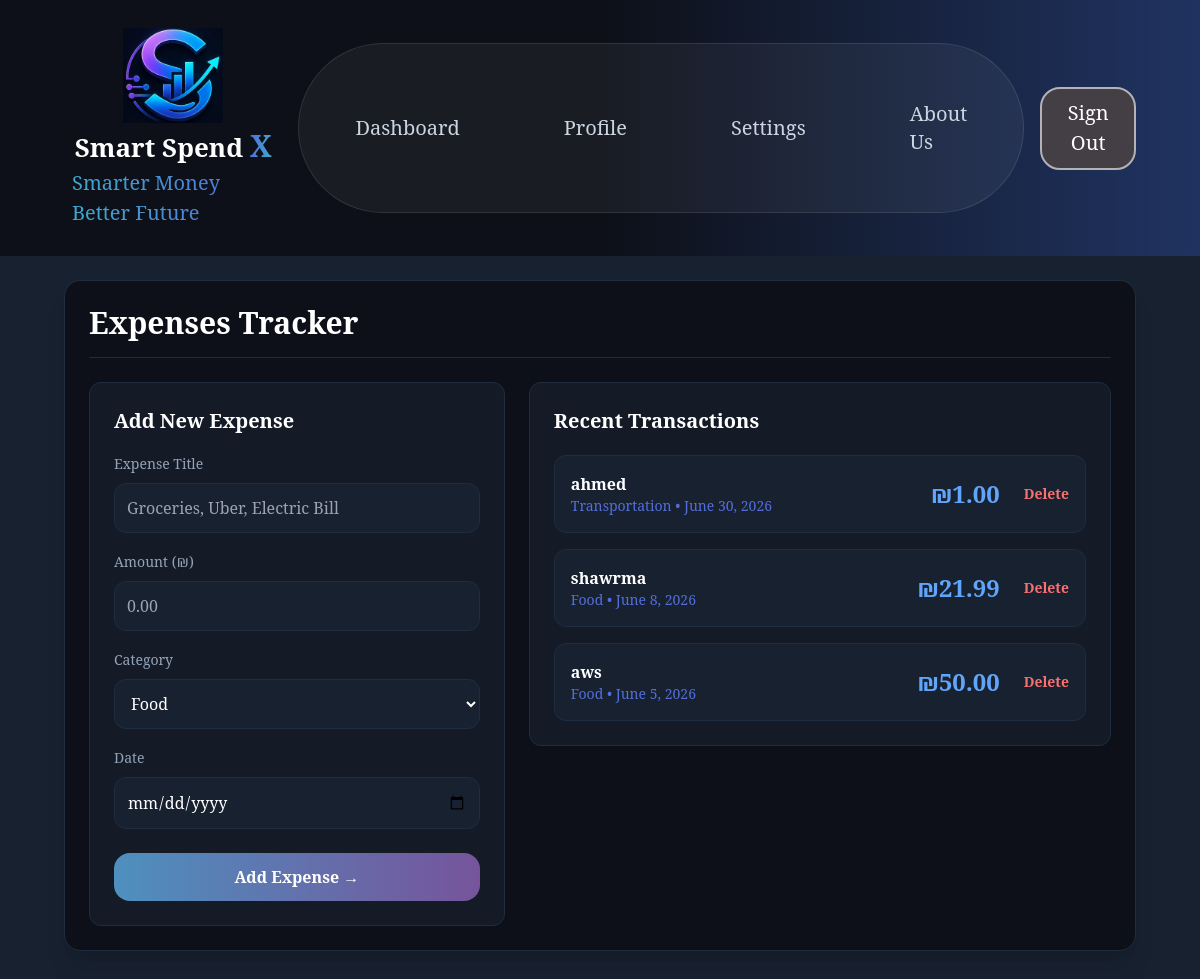
The page /expenses/ (signed in) on the database as committed earlier.
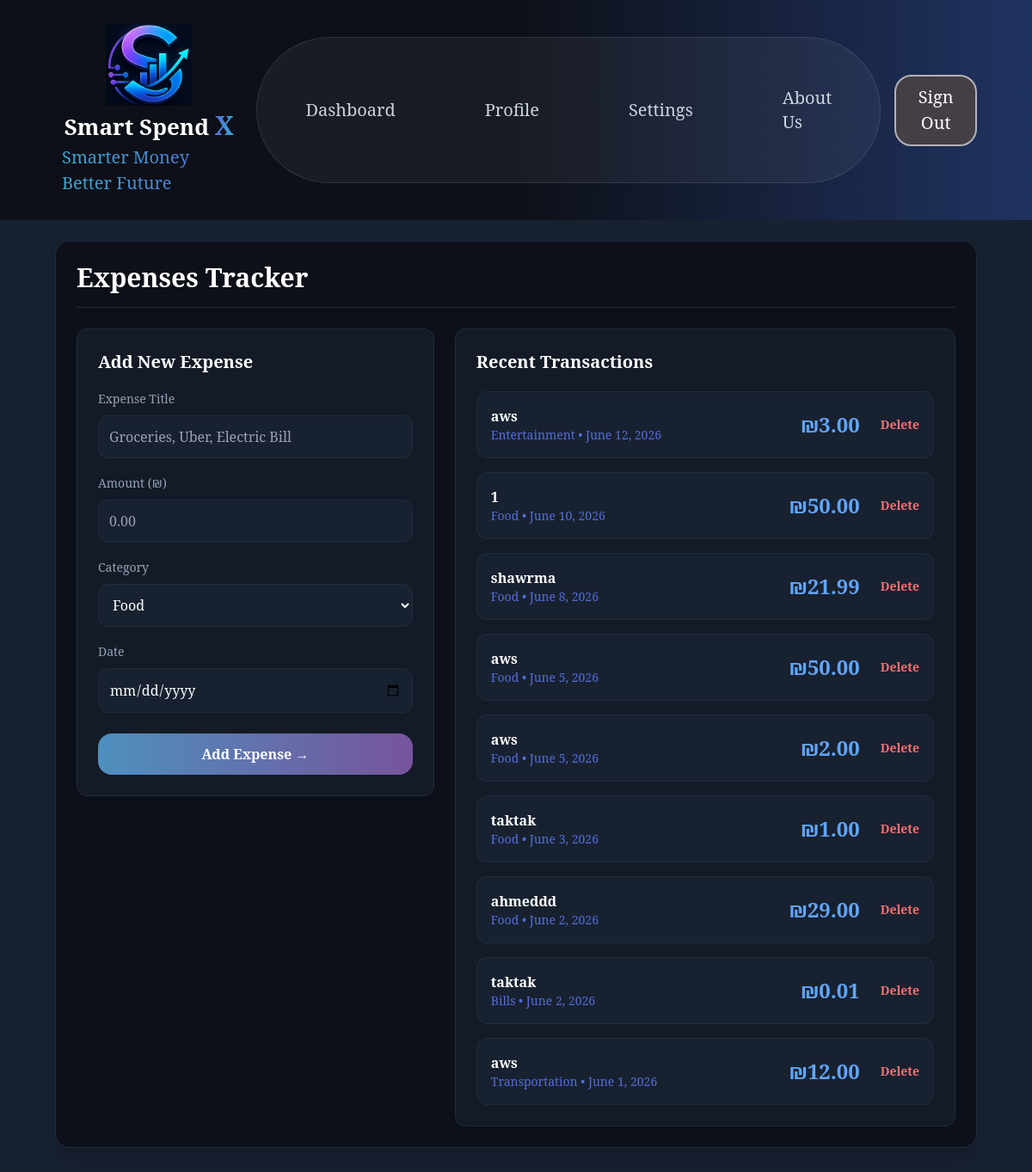
The same page on the database as committed later.
### app1/models.py (models this page shows, shortened)
class Expense(models.Model):
    CATEGORY_CHOICES = [
        ("Food", "Food"),
        ("Transportation", "Transportation"),
        ("Entertainment", "Entertainment"),
        ("Bills", "Bills"),
        ("Other", "Other"),
    ]
    user = models.ForeignKey(User, on_delete=models.CASCADE, null=True, blank=True)
    title = models.CharField(max_length=100)
    amount = models.DecimalField(max_digits=10, decimal_places=2)
    category = models.CharField(max_length=50, choices=CATEGORY_CHOICES)
    date = models.DateField()

### app1/views.py (the view, shortened to what this page needs)
# urls.py: path("expenses/", views.expenses_view, name="expenses"),
@login_required
def expenses_view(request):
    expenses = Expense.objects.filter(user=request.user).order_by("-date")
    return render(request, "expenses.html", {
        "expenses": expenses,
        "currency": get_currency_symbol(request.user),
    })

### app1/views.py (called while the page is built)
def get_currency_symbol(user):
    try:
        profile = user.userprofile
        symbols = {'USD': '$', 'ILS': '₪', 'EUR': '€'}
        return symbols.get(profile.currency, '$')
    except Exception:
        return '$'

### app1/templates/expenses.html (shortened to what this page needs)
{% load static %}
<!DOCTYPE html>
<html lang="en">
<head>
<link rel="stylesheet" href="https://cdnjs.cloudflare.com/ajax/libs/font-awesome/6.5.0/css/all.min.css">
<script src="https://cdn.tailwindcss.com"></script>
</head>
<body class="bg-[#182130] text-[#b8d5d9] min-h-screen flex flex-col gap-6">
<nav class="bg-gradient-to-r from-[#0d1018] via-[#0d1018] to-[#203361] px-6 md:px-16 py-5 relative z-50">
<div class="max-w-8xl mx-auto flex justify-between items-center">
<div class="flex flex-col items-center bg-[#0d1018] p-2 rounded-lg min-w-[200px]">
<img src="{% static 'images/logo.png' %}" alt="Page Logo" class="w-[100px] h-auto object-contain">
<h1 class="text-white text-[26px] font-bold">
        Smart Spend
<span class="text-[30px] bg-gradient-to-r from-[#536eda] via-[#3ea8cd] to-[#76549b] bg-clip-text text-transparent animate-gradient">X</span>
</h1>
<p class="text-[20px] bg-gradient-to-r from-[#3ea8cd] via-[#536eda] to-[#76549b] bg-clip-text text-transparent animate-gradient">
</p>
</div>
    <div class="hidden lg:flex items-center gap-2 rounded-full bg-white/5 border border-white/10 p-2 mx-4">
<a href="{% url 'dashboard' %}" class="px-12 py-12 rounded-full text-xl text-slate-300 hover:bg-white hover:text-black transition">Dashboard</a>
<a href="{% url 'profile' %}" class="px-12 py-12 rounded-full text-xl text-slate-300 hover:bg-white hover:text-black transition">Profile</a>
<a href="{% url 'settings' %}" class="px-12 py-12 rounded-full text-xl text-slate-300 hover:bg-white hover:text-black transition">Settings</a>
<a href="{% url 'about_us' %}" class="px-12 py-12 rounded-full text-xl text-slate-300 hover:bg-white hover:text-black transition">About Us</a>
</div>
    <div class="flex items-center gap-4">
<a href="{% url 'landing' %}" class="rounded-[20px] p-[0.6rem] px-6 text-white bg-[#443e45] border-2 border-[#b3b2b6] text-[20px] hover:bg-[#575058] transition-colors text-center inline-block">Sign Out</a>
</div>
</div>
</nav>
<main class="max-w-7xl mx-auto w-full px-4 md:px-16 flex-1 mb-10">
<section class="w-full bg-[#0d1018] p-6 rounded-2xl border border-[#1e2d40] shadow-xl">
    <h2 class="text-3xl font-bold border-b border-[#1e2d40] pb-4 mb-6 text-white">
        Expenses Tracker
</h2>
    <div class="grid grid-cols-1 lg:grid-cols-[1fr_1.4fr] gap-6 items-start">
<form id="expense-form"
              class="border border-[#1e2d40] bg-[#141b26] rounded-xl p-6 flex flex-col gap-4">
            <h3 class="text-xl font-bold text-white">Add New Expense</h3>
            <div>
<label class="text-sm font-medium text-slate-400">Expense Title</label>
<input type="text" id="title" name="title" required
                       class="w-full mt-2 p-3 rounded-xl bg-[#182130] border border-[#1e2d40] focus:outline-none focus:border-[#4e90bf] text-white"
                       placeholder="Groceries, Uber, Electric Bill">
</div>
            <div>
<label class="text-sm font-medium text-slate-400">Amount ({{ currency }})</label>
<input type="number" step="0.01" id="amount" name="amount" required
                       class="w-full mt-2 p-3 rounded-xl bg-[#182130] border border-[#1e2d40] focus:outline-none focus:border-[#4e90bf] text-white"
                       placeholder="0.00">
</div>
            <div>
<label class="text-sm font-medium text-slate-400">Category</label>
<select id="category" name="category" required
                        class="w-full mt-2 p-3 rounded-xl bg-[#182130] border border-[#1e2d40] focus:outline-none focus:border-[#4e90bf] text-white">
<option value="Food">Food</option>
</select>
</div>
            <div>
<label class="text-sm font-medium text-slate-400">Date</label>
<input type="date" id="date" name="date" required
                       class="w-full mt-2 p-3 rounded-xl bg-[#182130] border border-[#1e2d40] focus:outline-none focus:border-[#4e90bf] text-white">
</div>
<button type="submit" id="submit-btn"
                    class="w-full mt-2 py-3 rounded-2xl text-white font-bold bg-gradient-to-r from-[#4e90bf] to-[#76549b] hover:opacity-90 transition-opacity flex items-center justify-center gap-2">
<span id="btn-text">Add Expense →</span>
</button>
        </form>
<div class="border border-[#1e2d40] bg-[#141b26] rounded-xl p-6">
<h3 class="text-xl font-bold mb-5 text-white">Recent Transactions</h3>
            <div id="expenses-list" class="space-y-4">
                {% if expenses %}
                    {% for expense in expenses %}
<div id="expense-{{ expense.id }}"
                         class="p-4 rounded-xl bg-[#182130] border border-[#1e2d40] flex justify-between items-center hover:border-slate-600 transition-colors">
<div>
<h4 class="text-white font-bold">{{ expense.title }}</h4>
<p class="text-sm text-[#536eda]">{{ expense.category }} • {{ expense.date }}</p>
</div>
<div class="flex items-center gap-6">
<span class="text-2xl font-bold text-blue-400">{{ currency }}{{ expense.amount }}</span>
<button onclick="deleteExpense({{ expense.id }})"
                                    class="text-red-400 hover:text-red-300 transition duration-300 font-semibold text-sm">
                                Delete
</button>
</div>
</div>
                    {% endfor %}
                {% else %}
<div id="no-expenses" class="text-center py-24">
<h3 class="text-3xl font-bold mb-4 text-white">No Expenses Yet</h3>
<p class="text-gray-400 text-lg">Start by adding your first expense.</p>
</div>
                {% endif %}
</div>
</div>
    </div>
</section>
</main>
</body>
</html>

### app1/templates/expenses.html (style rules this page uses)
* { font-family: "Noto Serif", serif; }
.animate-gradient { background-size: 200% auto; animation: gradientMove 3s linear infinite; }

Rows that differ between the two databases and show on the page:
added Expense: title "aws", category "Entertainment", date "June 12, 2026", currency "₪", amount "3.00"
added Expense: title "1", category "Food", date "June 10, 2026", currency "₪", amount "50.00"
added Expense: title "aws", category "Food", date "June 5, 2026", currency "₪", amount "2.00"
added Expense: title "taktak", category "Food", date "June 3, 2026", currency "₪", amount "1.00"
changed Expense: title "ahmed" → "ahmeddd"; category "Transportation" → "Food"; date "June 30, 2026" → "June 2, 2026"; amount "1.00" → "29.00"; moves down the list
added Expense: title "taktak", category "Bills", date "June 2, 2026", currency "₪", amount "0.01"
added Expense: title "aws", category "Transportation", date "June 1, 2026", currency "₪", amount "12.00"
